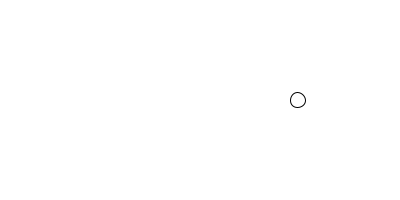
Frame 1 (no input)
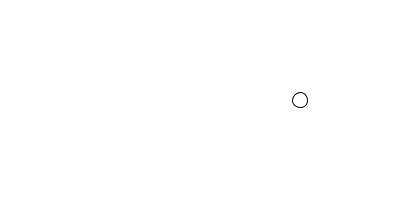
Frame 60 (the mouse pressed at the canvas centre just before this capture)
Frame 120 (the mouse held since frame 60 and released just before this capture): identical to frame 60, image omitted

The Processing sketch that drew these frames (run headless with seeded random() and noise(); from frame 60 on, the mouse is pressed at the canvas centre):

// Processing sketch: bobbing
// ── bobbing.pde
class Bobber {
  float amplitude;
  float period;
  float t;
  PVector position;
  
  Bobber() {
    position = new PVector(0, 0);
    t = 0;
    amplitude = 100;
    period = 30;
  }
  
  void update() {
    position.x = amplitude * cos(TWO_PI * frameCount / period);
    t += .01;
  }
  
  void display() {
    pushMatrix();
      noFill();
      translate(width/2, height/2);
      ellipse(position.x, position.y, 15, 15);
    popMatrix();
  }
}


Bobber bobber;

void setup() {
  size(400, 200);
  background(255);
  bobber = new Bobber();
}

void draw() {
  background(255);
  bobber.update();
  bobber.display();
}
